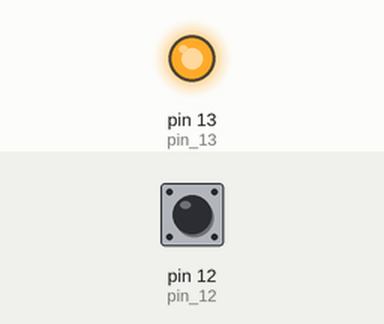
A sketch run on a simulated Arduino Uno, built with avr-gcc and run on an emulated ATmega328P. On the bench: output pins drawn as LEDs (lit = HIGH). Inputs (shaded band) come from the test bench; at power-on: pin 12 (pin_12) HIGH.

Above: at 1.2 s.
1.3 s: pin 12 (pin_12) pulled LOW for 0.15 s
At 1.37 s:
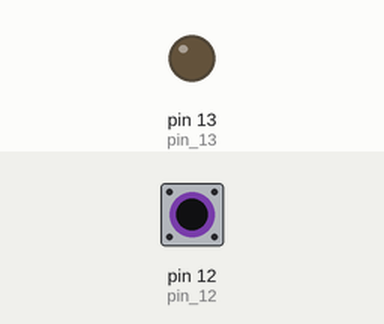
2.9 s: pin 12 (pin_12) pulled LOW for 3.2 s
At 7.4 s:
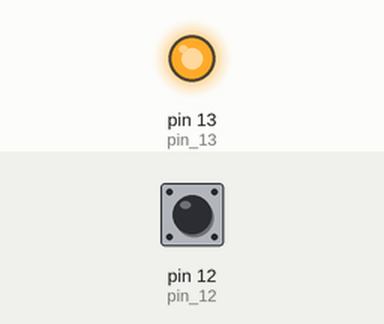
Timing chart, 0 to 8.9 s (numbered marks = the images above; inputs shaded):
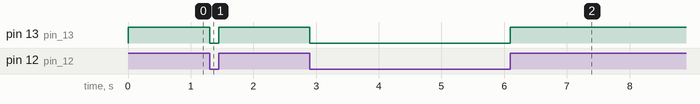

The sketch:

listenBtnClick.ino
```cpp
// Turn ON the LED at button cllick
#define pin_12 12 // Button pin
#define pin_13 13 // LIght pin

void setup()
{
  pinMode(pin_12, INPUT_PULLUP); // Initialize btn pin
  pinMode(pin_13, OUTPUT);  	   // Initialize LED pin
}

void loop()
{
  if(digitalRead(pin_12) == HIGH) // If button pin pressed
  {
    digitalWrite(pin_13, HIGH);   // Turn ON LED
  }
  else 							              // If button is not pressed
  {
    digitalWrite(pin_13, LOW);    // Turn OFF LED
  }
}
```

Measured:
- after the input at 1.3 s, pin 13 (pin_13): HIGH → LOW at once, → HIGH 0.15 s later
- after the input at 2.9 s, pin 13 (pin_13): HIGH → LOW at once, → HIGH 3.2 s later
